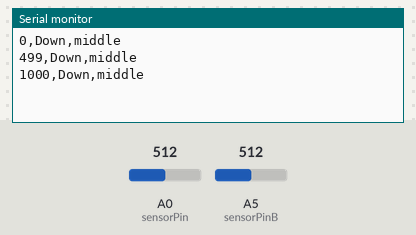
Recording of a sketch running on a simulated Arduino Uno, built with avr-gcc and run on an emulated ATmega328P. On the bench: the last lines printed to the serial monitor. The inputs (shaded band) are chosen by the test bench; at power-on: A0 (sensorPin) = 512, A5 (sensorPinB) = 512.

Above: at 1.3 s.
1.4 s: A0 (sensorPin) set to 495
At 1.9 s:
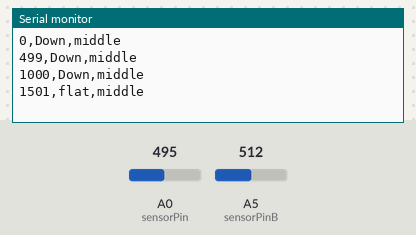
3.5 s: A5 (sensorPinB) set to 483
At 3.9 s:
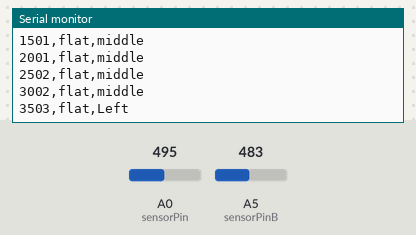
9.5 s: A0 (sensorPin) set to 490
At 9.9 s:
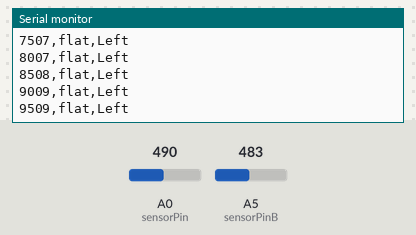
11.5 s: A0 (sensorPin) set to 462
At 11.9 s:
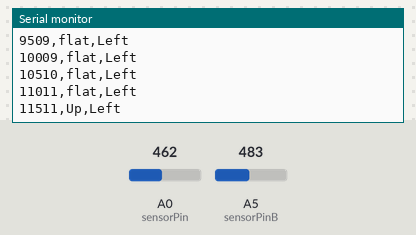

Measured:
- the behaviour switches between 511 and 510 on A0 (sensorPin) (found by bisection; images 0 and 1)
- the behaviour switches between 500 and 499 on A5 (sensorPinB) (found by bisection; images 1 and 2)
- the behaviour switches between 480 and 479 on A0 (sensorPin) (found by bisection; images 3 and 4)
- after the input at 1.4 s, the serial monitor: prints a new line after 0.10 s (image 1)
- after the input at 3.5 s, the serial monitor: prints a new line at once (image 2)
- after the input at 11.5 s, the serial monitor: prints a new line at once (image 4)

The sketch:

basic_sensor_joystick_reading.ino
```cpp
/*
*Code for Arduino Uno Board
*Written in Atom
*
*Read Joystick sensor
*print to terminal: up, down, left, right
*
*by, Jon Barnes
*
*Created: September 16 2016
*Last Updated: September 16 2016
*/

//Create Variables for Sensor Inputs
const int sensorPin = A0; // select the input pin
int sensorValue = 0; // variable to store the value coming from the sensor

const int sensorPinB = A5; // select the input pin
int sensorValueB = 0; // variable to store the value coming from the sensor


//Begin reading from serial port ...aka usb
void setup ()
{
  Serial.begin (9600);
}


//Loop constant listen for inputs and convert to text readings
void loop ()
{
  sensorValue = analogRead(sensorPin);

  Serial.println();
  Serial.print(millis()); // print the time in milliseconds since the program started
  Serial.print(',');

  if (sensorValue < 480){
    Serial.print("Up");
  }
  else if (sensorValue > 510){
    Serial.print("Down");
  }
  else{
    Serial.print("flat");
  }

  //Print out the Joy Stick Reading
  //delay(500);
  //Serial.println(sensorValue);

  Serial.print(',');
  sensorValueB = analogRead(sensorPinB);

  if (sensorValueB < 500){
    Serial.print("Left");
  }
  else if (sensorValueB > 540){
    Serial.print("Right");
  }
  else{
    Serial.print("middle");
  }

  //Print out the Joy Stick Reading
  //delay(500);
  //Serial.println(sensorValueB);

  delay(500);
}
```
